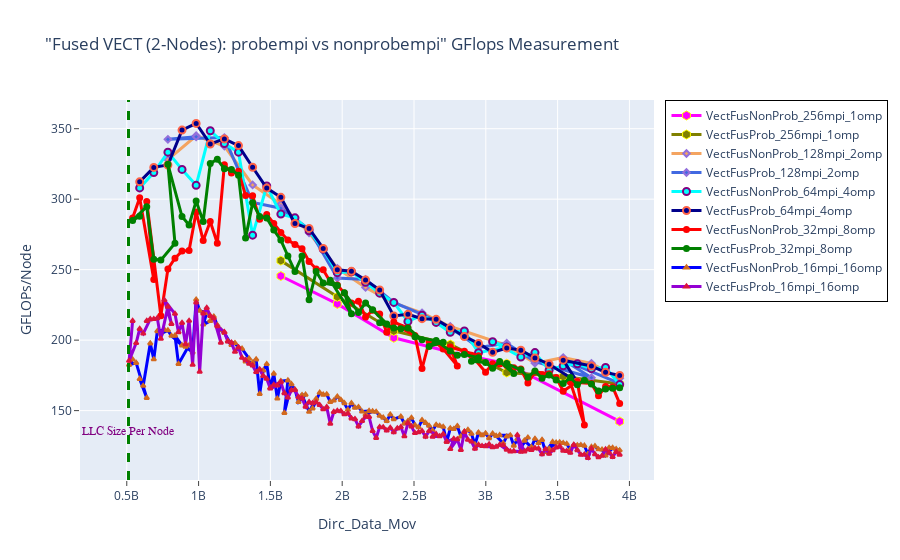

Notebook cell for this chart:
### Markdown cell above
## GFLOPS - Fused VECT: probempi vs nonprobempi

### Code cell
fig = go.Figure() 

fig.add_trace(go.Scatter(x=(dfn2VectFusNonProb_256mpi_1omp.Dirc_Data_Mov*(dfn2VectFusNonProb_256mpi_1omp.MPI_size/2)), 
                         y=(dfn2VectFusNonProb_256mpi_1omp.GFLOPS*(dfn2VectFusNonProb_256mpi_1omp.MPI_size/2)), 
                         mode='lines+markers', 
                         name='VectFusNonProb_256mpi_1omp',
                         line=dict(color='magenta',width=3),
                         marker=dict(symbol='hexagon',size=9, line=dict(color='yellow',width=1))))


fig.add_trace(go.Scatter(x=(dfn2VectFusProb_256mpi_1omp.Dirc_Data_Mov*(dfn2VectFusProb_256mpi_1omp.MPI_size/2)), 
                         y=(dfn2VectFusProb_256mpi_1omp.GFLOPS*(dfn2VectFusProb_256mpi_1omp.MPI_size/2)), 
                         mode='lines+markers', 
                         name='VectFusProb_256mpi_1omp',
                         line=dict(color='olive',width=3),
                         marker=dict(symbol='hexagon',size=9, line=dict(color='yellow',width=1))))

# case 2
fig.add_trace(go.Scatter(x=(dfn2VectFusNonProb_128mpi_2omp.Dirc_Data_Mov*(dfn2VectFusNonProb_128mpi_2omp.MPI_size/2)), 
                         y=(dfn2VectFusNonProb_128mpi_2omp.GFLOPS*(dfn2VectFusNonProb_128mpi_2omp.MPI_size/2)), 
                         mode='lines+markers', 
                         name='VectFusNonProb_128mpi_2omp',
                         line=dict(color='sandybrown',width=3),
                         marker=dict(symbol='diamond',size=5,line=dict(color='MediumPurple',width=2))))

fig.add_trace(go.Scatter(x=(dfn2VectFusProb_128mpi_2omp.Dirc_Data_Mov*(dfn2VectFusProb_128mpi_2omp.MPI_size/2)), 
                         y=(dfn2VectFusProb_128mpi_2omp.GFLOPS*(dfn2VectFusProb_128mpi_2omp.MPI_size/2)), 
                         mode='lines+markers', 
                         name='VectFusProb_128mpi_2omp',
                         line=dict(color='royalblue',width=3),
                         marker=dict(symbol='diamond',size=5,line=dict(color='MediumPurple',width=2))))

# case 3
fig.add_trace(go.Scatter(x=(dfn2VectFusNonProb_64mpi_4omp.Dirc_Data_Mov*(dfn2VectFusNonProb_64mpi_4omp.MPI_size/2)), 
                         y=(dfn2VectFusNonProb_64mpi_4omp.GFLOPS*(dfn2VectFusNonProb_64mpi_4omp.MPI_size/2)), 
                         mode='lines+markers', 
                         name='VectFusNonProb_64mpi_4omp',
                         line=dict(color='cyan',width=3),
                         marker=dict(symbol='circle',size=7,line=dict(color='Purple',width=2))))

fig.add_trace(go.Scatter(x=(dfn2VectFusProb_64mpi_4omp.Dirc_Data_Mov*(dfn2VectFusProb_64mpi_4omp.MPI_size/2)), 
                         y=(dfn2VectFusProb_64mpi_4omp.GFLOPS*(dfn2VectFusProb_64mpi_4omp.MPI_size/2)), 
                         mode='lines+markers', 
                         name='VectFusProb_64mpi_4omp',
                         line=dict(color='darkblue',width=3),
                         marker=dict(symbol='circle',size=7, line=dict(color='tomato',width=2))))

# case 4
fig.add_trace(go.Scatter(x=(dfn2VectFusNonProb_32mpi_8omp.Dirc_Data_Mov*(dfn2VectFusNonProb_32mpi_8omp.MPI_size/2)), 
                         y=(dfn2VectFusNonProb_32mpi_8omp.GFLOPS*(dfn2VectFusNonProb_32mpi_8omp.MPI_size/2)), 
                         mode='lines+markers', 
                         name='VectFusNonProb_32mpi_8omp',
                         line=dict(color='red',width=3),
                         marker=dict(symbol='circle',size=5,line=dict(color='red',width=2))))

fig.add_trace(go.Scatter(x=(dfn2VectFusProb_32mpi_8omp.Dirc_Data_Mov*(dfn2VectFusProb_32mpi_8omp.MPI_size/2)), 
                         y=(dfn2VectFusProb_32mpi_8omp.GFLOPS*(dfn2VectFusProb_32mpi_8omp.MPI_size/2)), 
                         mode='lines+markers', 
                         name='VectFusProb_32mpi_8omp',
                         line=dict(color='green',width=3),
                         marker=dict(symbol='circle',size=5,line=dict(color='green',width=2))))

# case 5

fig.add_trace(go.Scatter(x=(dfn2VectFusNonProb_16mpi_16omp.Dirc_Data_Mov*(dfn2VectFusNonProb_16mpi_16omp.MPI_size/2)), 
                         y=(dfn2VectFusNonProb_16mpi_16omp.GFLOPS*(dfn2VectFusNonProb_16mpi_16omp.MPI_size/2)), 
                         mode='lines+markers', 
                         name='VectFusNonProb_16mpi_16omp',
                         line=dict(color='blue',width=3),
                         marker=dict(symbol='triangle-up',size=4,line=dict(color='chocolate',width=2))))

fig.add_trace(go.Scatter(x=(dfn2VectFusProb_16mpi_16omp.Dirc_Data_Mov*(dfn2VectFusProb_16mpi_16omp.MPI_size/2)), 
                         y=(dfn2VectFusProb_16mpi_16omp.GFLOPS*(dfn2VectFusProb_16mpi_16omp.MPI_size/2)), 
                         mode='lines+markers', 
                         name='VectFusProb_16mpi_16omp',
                         line=dict(color='darkviolet',width=3),
                         marker=dict(symbol='triangle-up',size=4,line=dict(color='crimson',width=2))))



# Adding a vertical line
fig.add_vline(x=512e6, line_width=3, line_dash="dash", line_color="green")
# fig.add_hline(y=1024, line_width=3, line_dash="dash", line_color="red")

# Add annotation
fig.add_annotation(
    x='512e6'
    , y=130
    , text=f'LLC Size Per Node'
    , yanchor='bottom'
    , showarrow=False
    , arrowhead=1
    , arrowsize=1
    , arrowwidth=2
    , arrowcolor="#636363"
    , ax=-20
    , ay=-30
    , font=dict(size=12, color="purple", family="Sans Serif")
    , align="left"
    ,)

fig.update_layout(title='"Fused VECT (2-Nodes): probempi vs nonprobempi" GFlops Measurement',
                  xaxis_title='Dirc_Data_Mov', yaxis_title='GFLOPs/Node', 
                  xaxis=dict(ticks="outside"),  
                  yaxis=dict(ticks="outside"),
                  legend=go.layout.Legend(bordercolor="black",borderwidth=1))

### Figure 1 — Plotly figure (JSON) as saved in the notebook; plotly's stock layout.template omitted (floating-point values rounded to 4 significant figures; data arrays with more than 128 entries replaced by an {"elided": "..."} marker saying what was removed)
{"data": [{"line": {"color": "magenta", "width": 3}, "marker": {"line": {"color": "yellow", "width": 1}, "size": 9, "symbol": "hexagon"}, "mode": "lines+markers", "name": "VectFusNonProb_256mpi_1omp", "type": "scatter", "x": [1572864000, 1966080000, 2359296000, 2752512000, 3145728000, 3932160000], "y": [245.5, 225.7, 201.6, 191.6, 183.3, 142.4]}, {"line": {"color": "olive", "width": 3}, "marker": {"line": {"color": "yellow", "width": 1}, "size": 9, "symbol": "hexagon"}, "mode": "lines+markers", "name": "VectFusProb_256mpi_1omp", "type": "scatter", "x": [1572864000, 1966080000, 2359296000, 2752512000, 3145728000, 3538944000, 3932160000], "y": [256.4, 230.7, 206.5, 196.9, 177.0, 174.2, 168.8]}, {"line": {"color": "sandybrown", "width": 3}, "marker": {"line": {"color": "MediumPurple", "width": 2}, "size": 5, "symbol": "diamond"}, "mode": "lines+markers", "name": "VectFusNonProb_128mpi_2omp", "type": "scatter", "x": [786432000, 983040000, 1179648000, 1376256000, 1572864000, 1769472000, 1966080000, 2162688000, 2359296000, 2555904000, 2752512000, 3145728000, 3342336000, 3538944000, 3735552000, 3932160000], "y": [328.0, 345.0, 337.7, 310.1, 296.4, 276.2, 251.0, 237.4, 226.4, 219.4, 209.7, 196.2, 183.7, 187.6, 183.5, 173.0]}, {"line": {"color": "royalblue", "width": 3}, "marker": {"line": {"color": "MediumPurple", "width": 2}, "size": 5, "symbol": "diamond"}, "mode": "lines+markers", "name": "VectFusProb_128mpi_2omp", "type": "scatter", "x": [983040000, 786432000, 1179648000, 1376256000, 1572864000, 1769472000, 1966080000, 2162688000, 2359296000, 2555904000, 2752512000, 2949120000, 3145728000, 3342336000, 3735552000, 3538944000, 3932160000], "y": [344.3, 342.4, 343.7, 297.6, 293.6, 278.6, 244.1, 243.1, 226.8, 218.2, 208.9, 194.8, 197.8, 184.7, 173.3, 186.1, 169.4]}, {"line": {"color": "cyan", "width": 3}, "marker": {"line": {"color": "Purple", "width": 2}, "size": 7, "symbol": "circle"}, "mode": "lines+markers", "name": "VectFusNonProb_64mpi_4omp", "type": "scatter", "x": [589824000, 688128000, 786432000, 884736000, 983040000, 1081344000, 1179648000, 1277952000, 1376256000, 1474560000, 1572864000, 1671168000, 1769472000, 1867776000, 1966080000, 2064384000, 2162688000, 2260992000, 2359296000, 2457600000, 2555904000, 2654208000, 2752512000, 2850816000, 2949120000, 3145728000, 3047424000, 3244032000, 3342336000, 3440640000, 3538944000, 3637248000, 3735552000, 3833856000, 3932160000], "y": [308.0, 318.9, 333.3, 321.1, 309.8, 348.5, 339.5, 333.3, 274.5, 309.3, 289.4, 286.7, 277.6, 264.6, 247.9, 248.5, 241.1, 233.3, 226.7, 213.3, 217.7, 212.6, 205.5, 206.5, 191.1, 195.0, 198.9, 188.1, 191.1, 178.7, 181.8, 183.2, 179.7, 180.7, 168.5]}, {"line": {"color": "darkblue", "width": 3}, "marker": {"line": {"color": "tomato", "width": 2}, "size": 7, "symbol": "circle"}, "mode": "lines+markers", "name": "VectFusProb_64mpi_4omp", "type": "scatter", "x": [589824000, 688128000, 786432000, 884736000, 983040000, 1081344000, 1179648000, 1277952000, 1376256000, 1474560000, 1572864000, 1671168000, 1769472000, 1867776000, 1966080000, 2064384000, 2162688000, 2260992000, 2359296000, 2457600000, 2555904000, 2654208000, 2752512000, 2850816000, 2949120000, 3047424000, 3145728000, 3244032000, 3342336000, 3440640000, 3637248000, 3538944000, 3735552000, 3833856000, 3932160000], "y": [312.3, 322.6, 324.2, 349.0, 353.8, 339.2, 342.8, 338.0, 322.6, 307.8, 301.3, 282.7, 279.2, 265.0, 249.9, 248.8, 242.7, 235.6, 217.2, 218.3, 215.2, 214.7, 208.6, 202.6, 197.7, 191.4, 194.4, 192.9, 187.3, 182.9, 170.3, 185.8, 181.6, 177.1, 175.0]}, {"line": {"color": "red", "width": 3}, "marker": {"line": {"color": "red", "width": 2}, "size": 5, "symbol": "circle"}, "mode": "lines+markers", "name": "VectFusNonProb_32mpi_8omp", "type": "scatter", "x": [540672000, 589824000, 688128000, 638976000, 737280000, 786432000, 835584000, 884736000, 933888000, 983040000, 1032192000, 1081344000, 1130496000, 1179648000, 1228800000, 1277952000, 1327104000, 1376256000, 1425408000, 1474560000, 1523712000, 1572864000, 1622016000, 1671168000, 1720320000, 1769472000, 1818624000, 1867776000, 1916928000, 1966080000, 2015232000, 2064384000, 2113536000, 2162688000, 2211840000, 2260992000, 2310144000, 2359296000, 2457600000, 2408448000, 2506752000, 2555904000, 2605056000, 2654208000, 2703360000, 2801664000, 2752512000, 2850816000, 2949120000, 2899968000, 2998272000, 3047424000, 3096576000, 3194880000, 3145728000, 3244032000, 3293184000, 3342336000, 3440640000, 3391488000, 3489792000, 3538944000, 3637248000, 3686400000, 3588096000, 3735552000, 3784704000, 3833856000, 3883008000, 3932160000], "y": [286.6, 301.1, 243.0, 298.4, 217.2, 250.5, 258.1, 263.2, 263.6, 290.9, 270.6, 284.2, 268.7, 324.3, 318.6, 319.7, 302.5, 302.4, 285.8, 289.2, 282.7, 276.4, 271.0, 267.9, 264.8, 255.8, 250.5, 249.9, 241.4, 239.1, 233.4, 226.3, 227.5, 216.4, 221.2, 218.6, 205.6, 212.8, 208.7, 208.7, 203.2, 179.8, 198.9, 198.1, 193.8, 181.7, 195.0, 192.1, 188.8, 189.3, 177.2, 183.2, 183.0, 180.4, 182.0, 179.5, 169.5, 177.5, 176.2, 175.4, 173.5, 163.7, 170.7, 139.8, 170.3, 169.3, 160.5, 167.1, 166.7, 155.1]}, {"line": {"color": "green", "width": 3}, "marker": {"line": {"color": "green", "width": 2}, "size": 5, "symbol": "circle"}, "mode": "lines+markers", "name": "VectFusProb_32mpi_8omp", "type": "scatter", "x": [589824000, 540672000, 638976000, 688128000, 737280000, 835584000, 786432000, 884736000, 933888000, 983040000, 1032192000, 1081344000, 1130496000, 1179648000, 1228800000, 1277952000, 1327104000, 1376256000, 1425408000, 1474560000, 1523712000, 1572864000, 1622016000, 1671168000, 1720320000, 1769472000, 1818624000, 1867776000, 1966080000, 1916928000, 2064384000, 2015232000, 2113536000, 2162688000, 2211840000, 2310144000, 2260992000, 2359296000, 2408448000, 2457600000, 2555904000, 2506752000, 2703360000, 2605056000, 2654208000, 2752512000, 2801664000, 2850816000, 2949120000, 2899968000, 2998272000, 3047424000, 3096576000, 3194880000, 3145728000, 3244032000, 3293184000, 3342336000, 3391488000, 3440640000, 3489792000, 3538944000, 3588096000, 3637248000, 3686400000, 3735552000, 3784704000, 3833856000, 3883008000, 3932160000], "y": [288.0, 284.9, 294.7, 257.3, 256.8, 268.7, 324.8, 287.6, 281.7, 298.7, 284.2, 325.3, 328.3, 321.5, 321.0, 317.0, 272.4, 297.5, 287.8, 286.6, 278.1, 270.9, 259.7, 248.6, 259.6, 228.6, 248.6, 240.4, 238.7, 242.5, 218.6, 233.6, 219.7, 226.4, 221.5, 211.5, 212.4, 208.7, 208.1, 208.7, 200.2, 202.4, 198.5, 195.6, 199.7, 192.2, 189.3, 189.8, 187.6, 185.0, 184.1, 180.1, 184.9, 176.3, 183.4, 178.9, 173.7, 178.1, 173.0, 175.3, 171.7, 169.1, 173.4, 168.3, 171.5, 168.8, 163.9, 165.3, 165.8, 166.2]}, {"line": {"color": "blue", "width": 3}, "marker": {"line": {"color": "chocolate", "width": 2}, "size": 4, "symbol": "triangle-up"}, "mode": "lines+markers", "name": "VectFusNonProb_16mpi_16omp", "type": "scatter", "x": {"elided": "139 int values"}, "y": {"elided": "139 float values"}}, {"line": {"color": "darkviolet", "width": 3}, "marker": {"line": {"color": "crimson", "width": 2}, "size": 4, "symbol": "triangle-up"}, "mode": "lines+markers", "name": "VectFusProb_16mpi_16omp", "type": "scatter", "x": {"elided": "140 int values"}, "y": {"elided": "140 float values"}}], "layout": {"annotations": [{"align": "left", "arrowcolor": "#636363", "arrowhead": 1, "arrowsize": 1, "arrowwidth": 2, "ax": -20, "ay": -30, "font": {"color": "purple", "family": "Sans Serif", "size": 12}, "showarrow": false, "text": "LLC Size Per Node", "x": "512e6", "y": 130, "yanchor": "bottom"}], "legend": {"bordercolor": "black", "borderwidth": 1}, "shapes": [{"line": {"color": "green", "dash": "dash", "width": 3}, "type": "line", "x0": 512000000, "x1": 512000000, "xref": "x", "y0": 0, "y1": 1, "yref": "y domain"}], "title": {"text": "\"Fused VECT (2-Nodes): probempi vs nonprobempi\" GFlops Measurement"}, "xaxis": {"ticks": "outside", "title": {"text": "Dirc_Data_Mov"}}, "yaxis": {"ticks": "outside", "title": {"text": "GFLOPs/Node"}}}}
